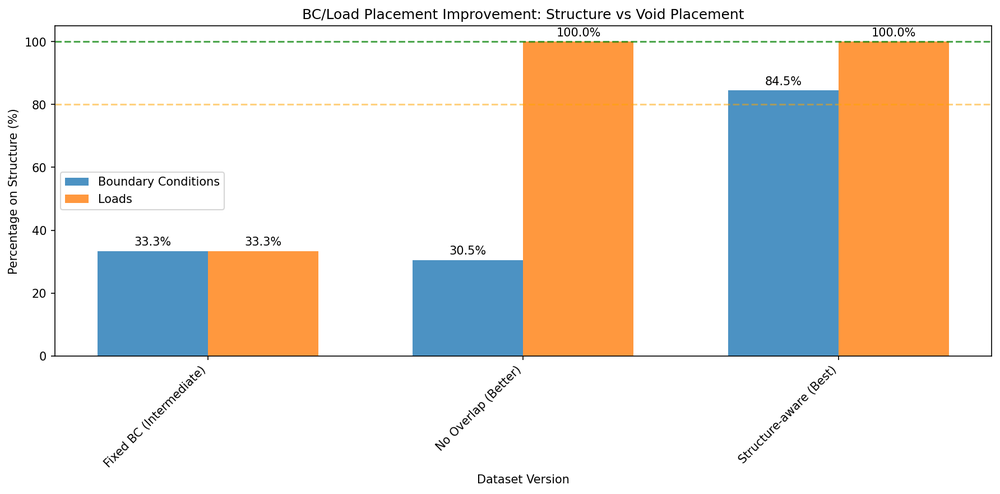
#> input picture bc_improvement_comparison.png, 1000 x 494 px, shrunk from 1784 x 881 before the run, given as the content of the folder training_data, which was not available
$ python augment_dataset.py --input-dir .
#> lines starting #> are read from the running program, lines starting #| are printed output that depends on the picture
#!/usr/bin/env python3
"""
Data augmentation script for rotating topology optimization datasets.
Handles vector quantities, scalar fields, and topology images with proper transformations.
"""

import argparse
import os
import numpy as np
from PIL import Image
from pathlib import Path
import shutil
try:
    from tqdm import tqdm
except ImportError:
    # Fallback if tqdm is not installed - create simple progress bar
    import sys

    class tqdm:
        # [91 lines left out: functions __init__, __iter__, _print_progress, rotate_90_clockwise, rotate_vector_field, rotate_scalar_field, not called in this run]


def rotate_image(image_path, output_path):
    """Rotate an image 90 degrees clockwise."""
    img = Image.open(image_path)
#> img is the input picture: PIL image 1000x494 RGBA; mean R, G, B, A 232.2, 222.8, 212.7, 255
    # PIL's rotate with expand=True, negative angle for clockwise
    rotated = img.rotate(-90, expand=True)
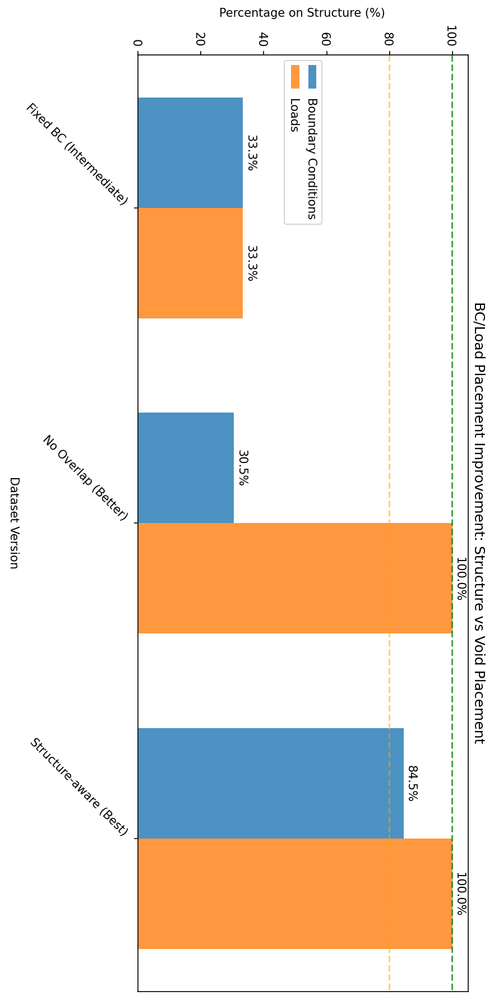
#> rotated: PIL image 494x1000 RGBA; mean R, G, B, A 232.2, 222.8, 212.7, 255
    rotated.save(output_path)


def process_dataset(input_dir, output_dir):
    """Process and rotate entire dataset."""
    input_path = Path(input_dir)
    output_path = Path(output_dir)

    if not input_path.exists():
        raise ValueError(f"Input directory does not exist: {input_dir}")

    # Create output directory structure
    output_path.mkdir(parents=True, exist_ok=True)
    (output_path / "training_data").mkdir(exist_ok=True)
    (output_path / "displacement_data").mkdir(exist_ok=True)

    # Get list of all files to process
    training_files = list((input_path / "training_data").glob("*"))
    displacement_files = list((input_path / "displacement_data").glob("*"))

    print(f"Found {len(training_files)} training files and {len(displacement_files)} displacement files")

    # Process training data
    print("\nProcessing training data...")
    for file_path in tqdm(training_files, desc="Training data"):
        output_file = output_path / "training_data" / file_path.name

        if file_path.suffix == '.npy':
            # Load numpy array
            array = np.load(file_path)

            # Determine file type and process accordingly
            if file_path.name.startswith('cons_bc_array'):
                # Boundary conditions - vector field with channel swap
                rotated = rotate_vector_field(array, rotation_type='boundary')
            elif file_path.name.startswith('cons_load_array'):
                # Load array - vector field with component transformation
                rotated = rotate_vector_field(array, rotation_type='vector')
            elif file_path.name.startswith('cons_pf_array'):
                # Physical fields - scalar fields
                rotated = rotate_scalar_field(array)
            else:
                print(f"Warning: Unknown array type: {file_path.name}")
                continue

            # Save rotated array
            np.save(output_file, rotated)

        elif file_path.suffix == '.png':
            # Topology image
            rotate_image(file_path, output_file)
        else:
            print(f"Warning: Unknown file type: {file_path.name}")

    # Process displacement data (compliance values - scalars)
    print("\nProcessing displacement data...")
    for file_path in tqdm(displacement_files, desc="Displacement data"):
        if file_path.suffix == '.npy':
            # Compliance is a scalar value, just copy it
            output_file = output_path / "displacement_data" / file_path.name
            shutil.copy2(file_path, output_file)
        else:
            print(f"Warning: Unknown file type in displacement_data: {file_path.name}")

    print(f"\nRotation complete! Output saved to: {output_dir}")


def main():
    parser = argparse.ArgumentParser(description="Augment topology optimization dataset with rotations")
    parser.add_argument("--input-dir", required=True, help="Path to input dataset directory")
    parser.add_argument("--output-dir", help="Output directory name (default: input_dir + '_rot90')")

    args = parser.parse_args()

    # Set default output directory if not provided
    if args.output_dir is None:
        input_base = os.path.basename(args.input_dir.rstrip('/'))
        args.output_dir = f"{input_base}_rot90"
        # If input dir has a parent, put output in same parent
        parent_dir = os.path.dirname(args.input_dir)
        if parent_dir:
            args.output_dir = os.path.join(parent_dir, args.output_dir)

    print(f"Input directory: {args.input_dir}")
    print(f"Output directory: {args.output_dir}")

    process_dataset(args.input_dir, args.output_dir)


if __name__ == "__main__":
    main()

$ run again, on bc_load_validation.png
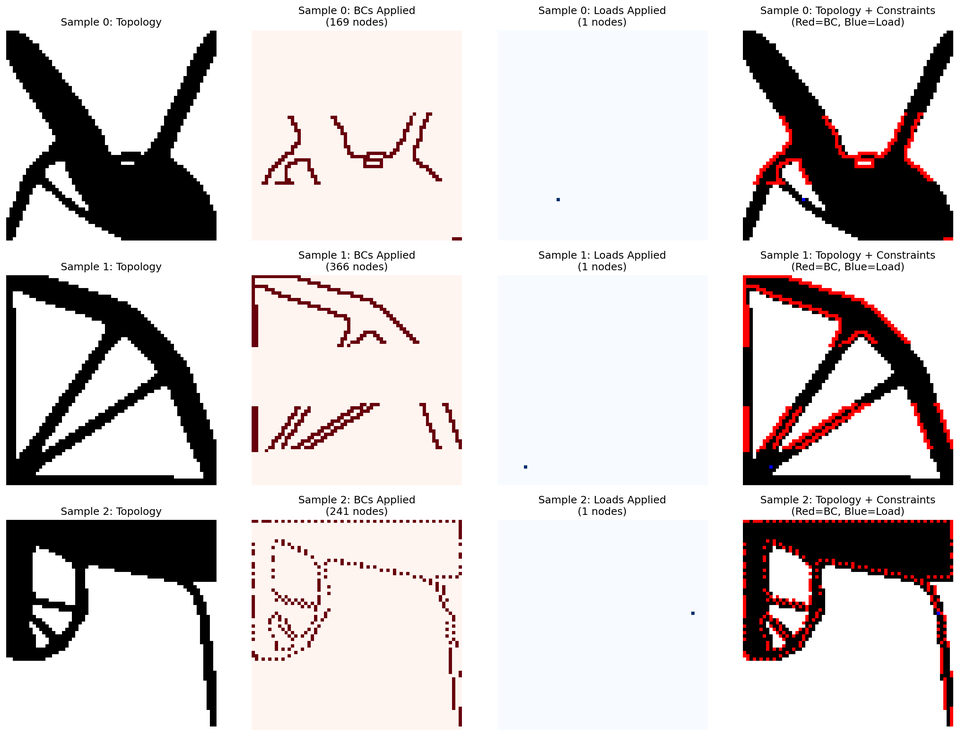
#> input picture bc_load_validation.png, 959 x 736 px, shrunk from 2321 x 1781 before the run, given as the content of the folder training_data, which was not available
#> in rotate_image, img is the input picture: PIL image 959x736 RGBA; mean R, G, B, A 214.3, 209.2, 209.2, 255
#> in rotate_image, `rotated = img.rotate(-90, expand=True)`:
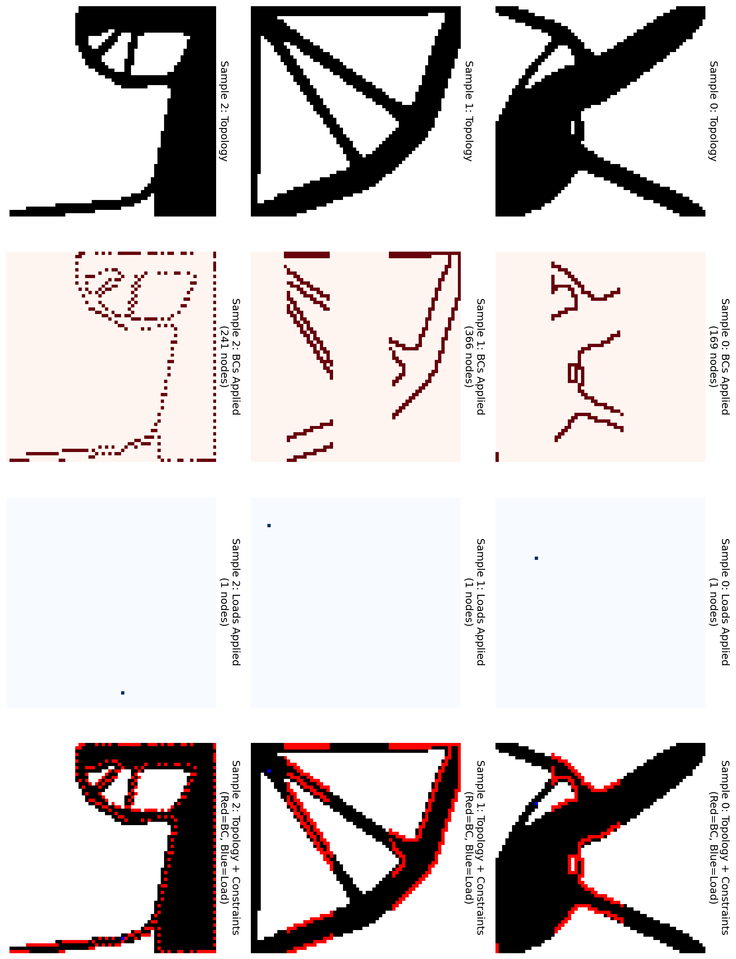
#> rotated: PIL image 736x959 RGBA; mean R, G, B, A 214.3, 209.2, 209.2, 255
